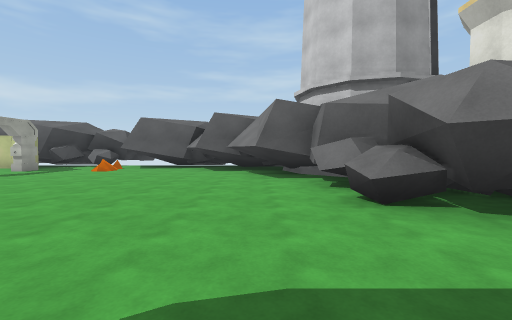
view 1 (above)

24 first-person views from a walk through a Unity game level. The camera is 1.3 m above the floor, tilts 2° down and sees 90° across. The floor is counted in squares, 2 m on a side. Each view is taken from the middle of a square. On the plan, view 1 faces up. The plan holds only what a view shows up to about 9 squares ahead; the rest is blank. The place goes on beyond the plan. The player character is not drawn.

view 2
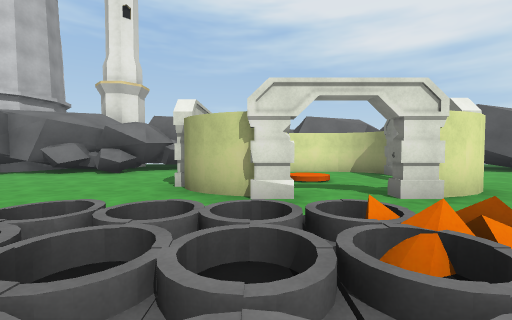

view 3
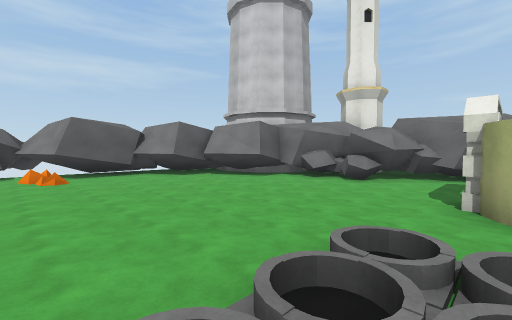

view 4
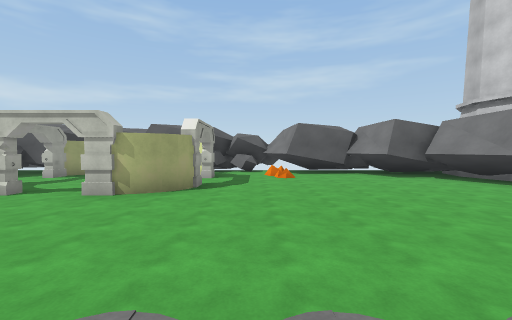

view 5
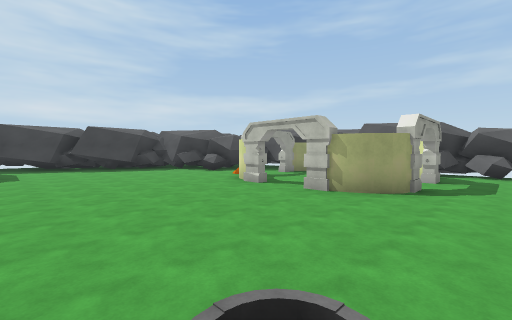

view 6
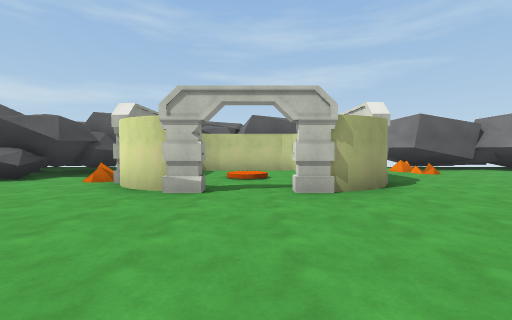

view 7
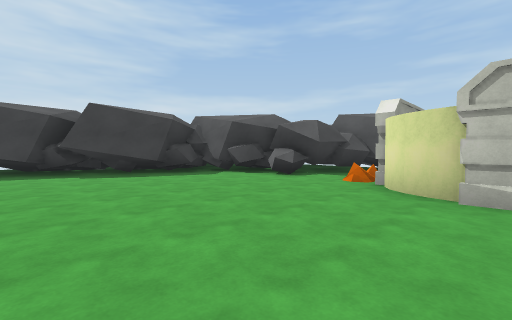

view 8
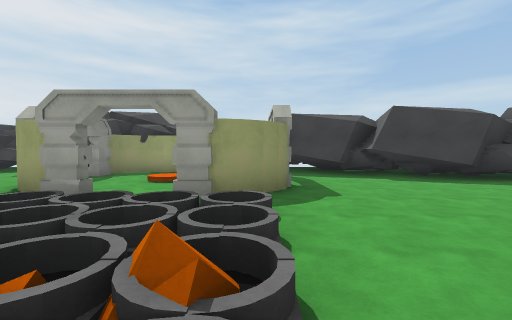

view 9
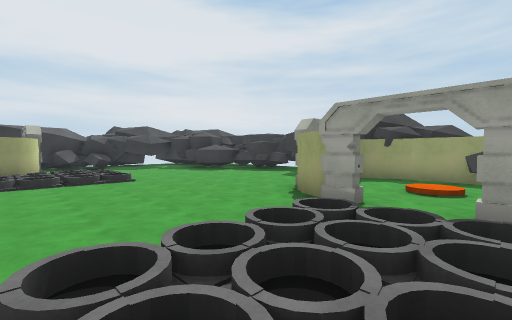

view 10
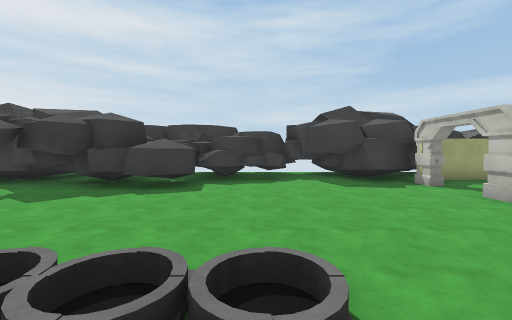

view 11
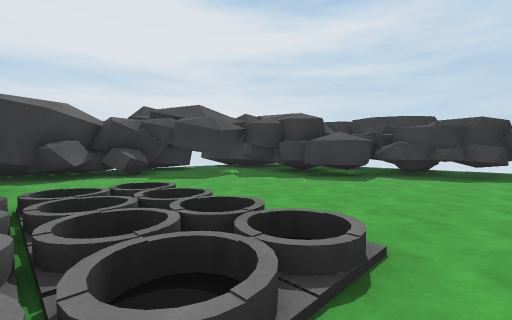

view 12
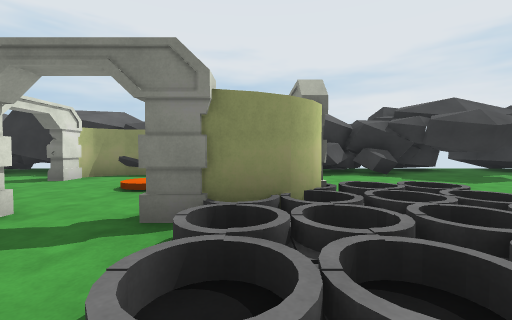

view 13
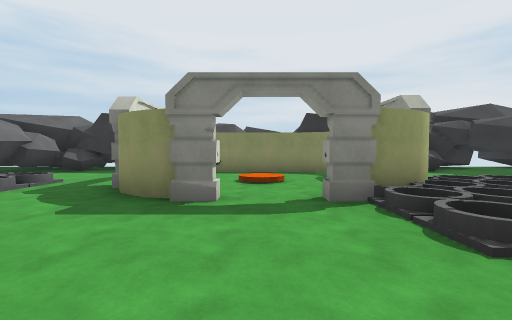

view 14
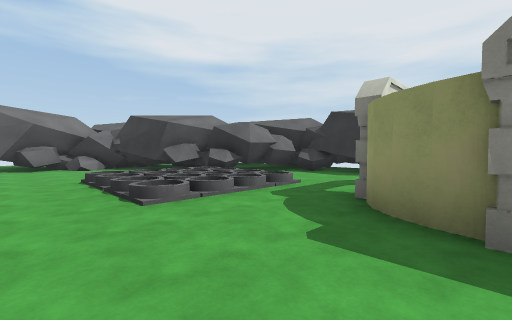

view 15
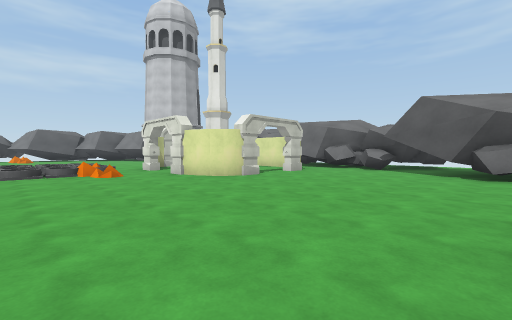

view 16
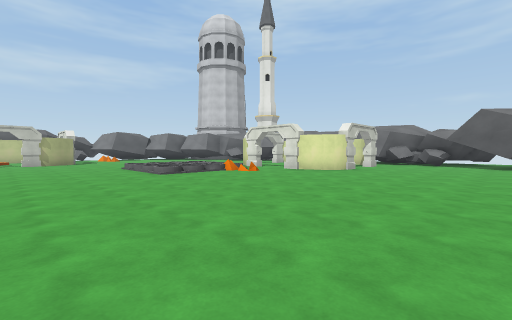

view 17
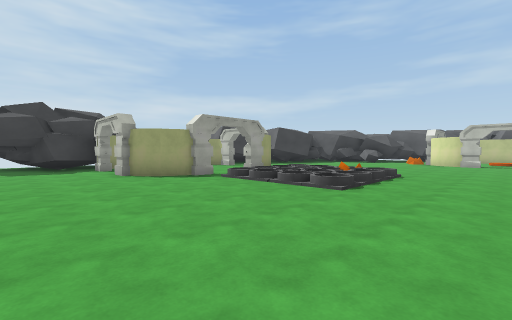

view 18
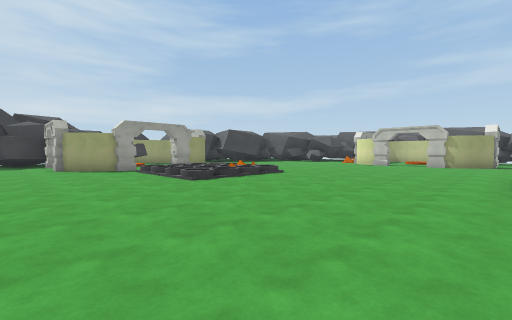

view 19
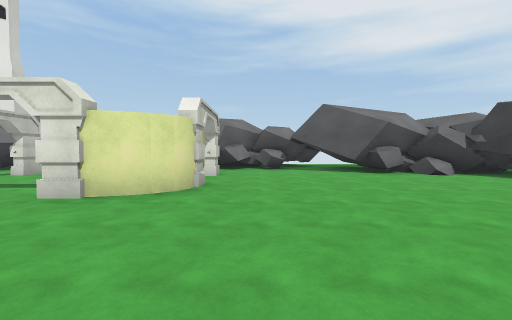

view 20
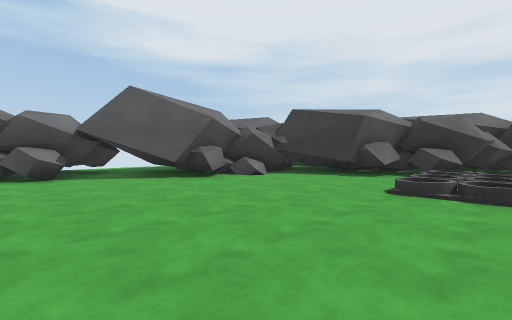

view 21
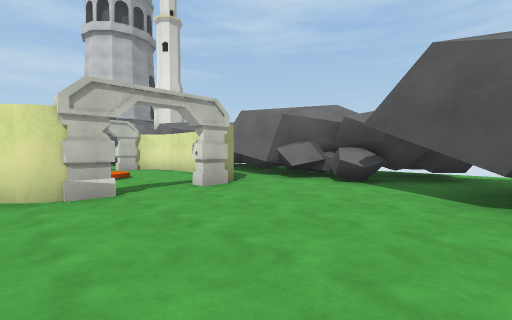

view 22
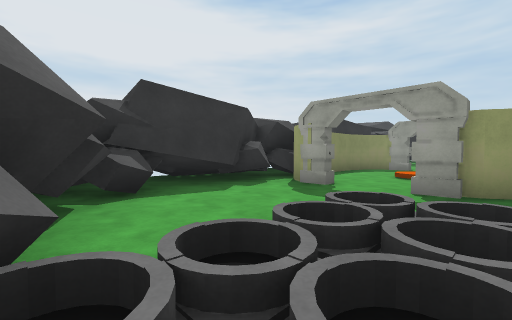

view 23
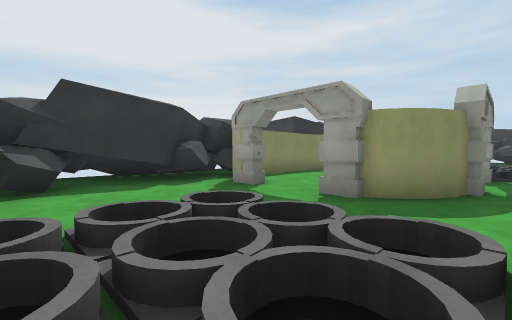

view 24
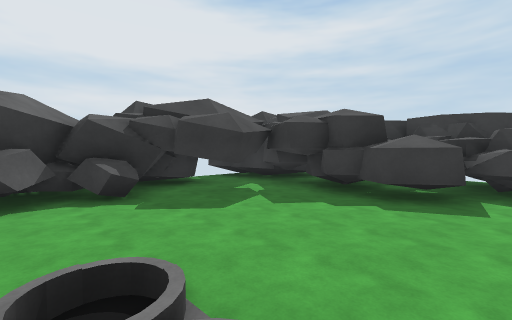

### Floor plan
Key: @ floor where view 1 was taken; # wall or solid block; . main floor; : floor 0.25 m higher than the main floor; / step, stairs or slope; = window, fence, low wall or low ledge; ^ raised ledge; O other object.
Columns run from 22 left of view 1 to 4 right of it. Each row starts with its distance up from view 1.
 11               #####
 10         #######..####
  9         ##....#..#..##
  8        ##........O..###
  7     ####=O../.........##
  6     ##....#...#.......###
  5    ##.....##.##........##
  4    ##...................##
  3   ##....................##
  2   ##.....................#
  1  ##............////......#
  0  ##............// /.##@###
 -1      ##//O/....//  .#...#
 -2    ...#   /....///O.../.#
 -3  #../..   /.......:.#...#
 -4  #....#////.........#...##
 -5  ##..##.............##.####
 -6  #........................#
 -7  ##......................^#
 -8 ##......................###
 -9 ##......................##
-10  O......///......///....#
-11  #O.....//##....////...##
-12  ###.... OO..##./  /...#
-13    #......../.#// //.###
-14    #......../......###
-15    ###...#.....#...#
-16     ##.^#########.##
-17      #####     #####

Where each view was taken, in squares from view 1:
view 1: 0 up, 0 right, facing up
view 2: 1 down, 6 left, facing right
view 3: 0 up, 6 left, facing up-right
view 4: 0 up, 6 left, facing up
view 5: 0 up, 6 left, facing up-left
view 6: 1 up, 10 left, facing up
view 7: 1 up, 11 left, facing up-left
view 8: 1 down, 12 left, facing left
view 9: 2 down, 12 left, facing down-left
view 10: 10 down, 13 left, facing left
view 11: 9 down, 13 left, facing down-left
view 12: 9 down, 12 left, facing down
view 13: 8 down, 10 left, facing down
view 14: 9 down, 9 left, facing down-right
view 15: 10 down, 6 left, facing up-right
view 16: 9 down, 10 left, facing up-right
view 17: 8 down, 10 left, facing up-left
view 18: 7 down, 7 left, facing up-left
view 19: 6 down, 6 left, facing right
view 20: 6 down, 4 left, facing down-right
view 21: 9 down, 2 left, facing up-right
view 22: 12 down, 3 left, facing down-left
view 23: 11 down, 4 left, facing down-left
view 24: 11 down, 14 left, facing down-left
